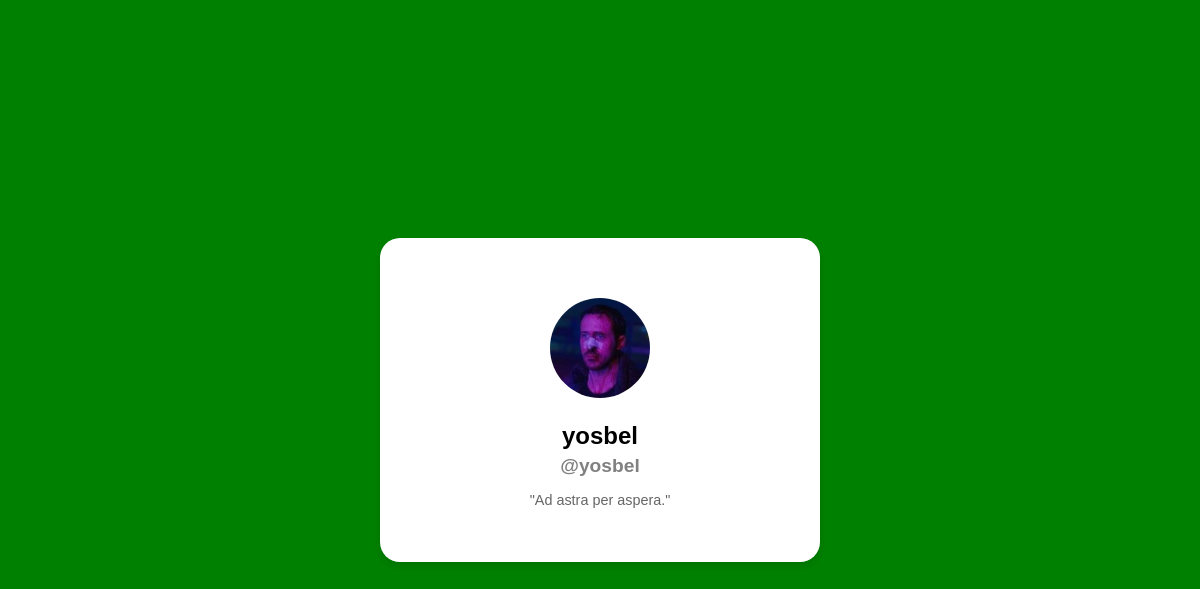
/user/5, run on the app's committed database.
### mychatapp/models.py (models this page shows, shortened)
class Profile(models.Model):
    user = models.OneToOneField(User, on_delete=models.CASCADE)
    password = models.CharField(max_length=50, blank=True, null= True)
    name = models.CharField(max_length=50)
    pic = models.ImageField(upload_to='media', blank=True, null= True)
    about = models.CharField(max_length=200, blank=True, null= True)
    friend = models.ManyToManyField('self', blank=True)

### mychatapp/views.py (the view)
# urls.py: path('user/<int:id>', views.user_details, name='user_details'),
def user_details(request, id):
    user = Profile.objects.get(id=id)
    context = {'user': user}
    return render(request,  'index.html', context)

### templates/index.html (shortened to what this page needs)
{% extends 'base.html' %}
{% load static %}
{% block content %}
<div class="chat-container">
    <div class="user-details">
        <img src="{{ user.pic.url }}" alt="Foto de perfil de {{ user.name }}">
        <h2>{{ user.name }}</h2>
        <h3>@{{ user.user }}</h3>
        <p>"{{ user.about }}"</p>
    </div>
</div>
{% endblock %}

### templates/base.html (style rules this page uses)
body { background-color: green; display: flex; justify-content: center; align-items: center; height: 100vh; margin: 0; font-family: Arial, sans-serif; }
.chat-container { background-color: white; border-radius: 20px; width: 400px; padding: 20px; box-shadow: 0 4px 8px rgba(0, 0, 0, 0.1); max-height: 550px; }

### templates/index.html (style rules this page uses)
.user-details { border-radius: 20px; padding: 20px; text-align: center; margin-top: 20px; }
.user-details img { border-radius: 50%; width: 100px; height: 100px; margin-bottom: 20px; }
.user-details h2 { margin: 0; font-size: 1.5em; }
.user-details h3 { margin: 5px 0; font-size: 1.2em; color: gray; }
.user-details p { font-size: 0.9em; color: #666; }

### data on the page
Profile: pic (picture), name "yosbel", user "yosbel", about "Ad astra per aspera."
